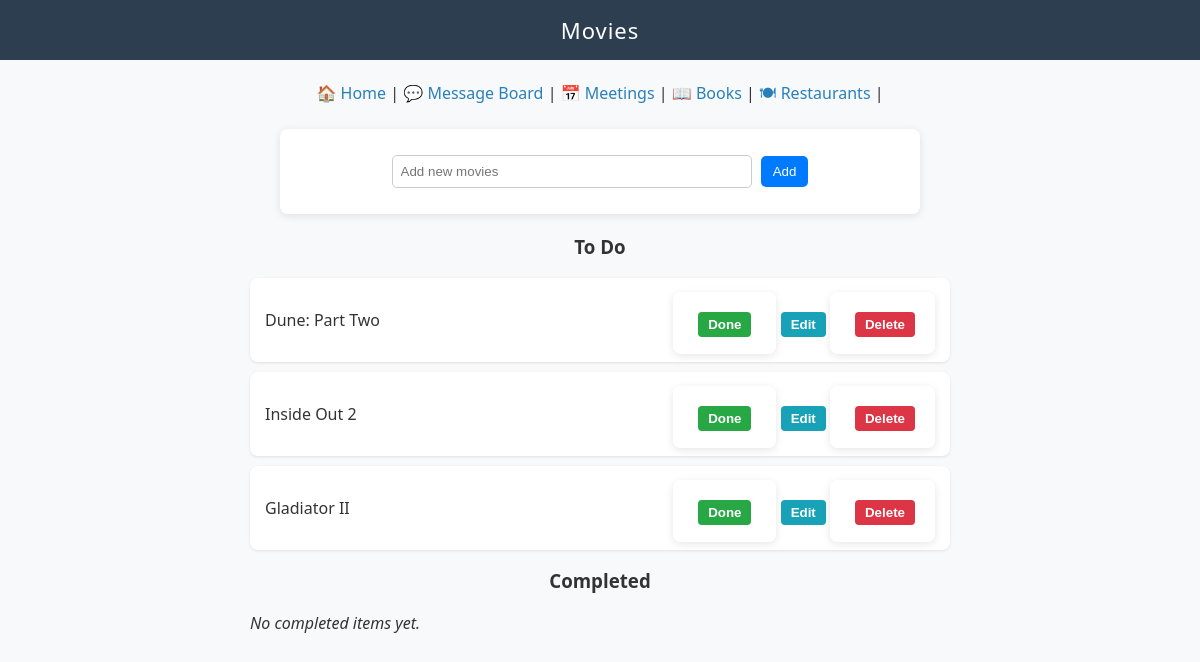
The app's page /movies with its own data.
### tables this page shows
CREATE TABLE items (
    id INTEGER PRIMARY KEY AUTOINCREMENT,
    category TEXT NOT NULL,
    title TEXT NOT NULL,
    rank INTEGER NOT NULL,
    done INTEGER DEFAULT 0
);

### app.py (the view, shortened to what this page needs)
@app.route("/<category>", methods=["GET", "POST"])
def category_page(category):
    if category not in CATEGORIES:
        return "404: Page not found", 404
    conn = get_db_connection()
    undone_items = conn.execute(
        "SELECT * FROM items WHERE category = ? AND done = 0 ORDER BY rank ASC",
        (category,)
    ).fetchall()
    done_items = conn.execute(
        "SELECT * FROM items WHERE category = ? AND done = 1 ORDER BY rank ASC",
        (category,)
    ).fetchall()
    conn.close()
    return render_template(
        "list_page.html",
        category_name=CATEGORIES[category][1],
        category_key=category,
        undone_items=undone_items,
        done_items=done_items,
        categories=CATEGORIES
    )

### app.py (called while the page is built)
def get_db_connection():
    conn = sqlite3.connect('data.db')
    conn.row_factory = sqlite3.Row
    return conn

### templates/list_page.html (shortened to what this page needs)
{% extends "base.html" %}
{% block content %}
<header>{{ category_name }}</header>
<br>
<div class="category-links">
  <a href="/">🏠 Home</a>  |
  <a href="/messages">💬 Message Board</a>  |
  <a href="/countdown">📅 Meetings</a>  |
  {% for key, names in categories.items() %}
    {% if key != category_key %}
      <a href="/{{key}}">{{ names[0] }} {{ names[1] }}</a>  |
    {% endif %}
  {% endfor %}
</div>
<form method="POST" class="add-form">
  <input type="text" name="title" placeholder="Add new {{ category_key }}" required>
  <input type="submit" value="Add">
</form>
<h3 style="text-align: center;">To Do</h3>
<ul id="item-list" class="item-list">
  {% for item in undone_items %}
    <li style="height: 60px;" id="item-{{ item['id'] }}" class="item-card">
      <span class="item-title">{{ item['title'] }}</span>
      <div class="buttons">
        <form method="POST" style="display:inline;">
          <button type="submit" class="done-btn">Done</button>
        </form>
        <button type="button" class="edit-btn" onclick="showEditForm({{ item['id'] }}, '{{ item['title']|escape }}')">Edit</button>
        <form method="POST" style="display:inline;">
          <button type="submit" class="delete-btn">Delete</button>
        </form>
      </div>
    </li>
  {% else %}
    <li><em>No {{ category_key }} yet.</em></li>
  {% endfor %}
</ul>
<h3 style="text-align: center;">Completed</h3>
<ul id="completed-list" class="item-list done-list">
  {% for item in done_items %}
    <li id="item-{{ item['id'] }}" class="item-card done">
      <span class="item-title">{{ item['title'] }}</span>
      <div class="buttons">
        <form method="POST" style="display:inline;">
          <input type="hidden" name="toggle_done_id" value="{{ item['id'] }}">
          <input type="hidden" name="done_value" value="0">
          <button type="submit" class="undo-btn">Undo</button>
        </form>
        <form method="POST" style="display:inline;">
          <input type="hidden" name="delete_id" value="{{ item['id'] }}">
          <button type="submit" class="delete-btn">Delete</button>
        </form>
      </div>
    </li>
  {% else %}
    <li><em>No completed items yet.</em></li>
  {% endfor %}
</ul>
{% endblock %}

### static/style.css (style rules this page uses)
body { font-family: 'Segoe UI', Tahoma, Geneva, Verdana, sans-serif; background-color: #f7f9fb; color: #333; margin: 0; padding: 0; }
header { background-color: #2c3e50; color: white; padding: 15px; text-align: center; font-size: 22px; letter-spacing: 1px; }
a { color: #2980b9; text-decoration: none; }
form { margin: 20px auto; max-width: 600px; background-color: white; padding: 20px; border-radius: 8px; box-shadow: 0px 2px 8px rgba(0,0,0,0.1); }
input[type="text"], input[type="date"], input[type="password"], select { width: 100%; padding: 10px; margin: 6px 0; border-radius: 6px; border: 1px solid #ccc; box-sizing: border-box; }
button { background-color: #3498db; color: white; border: none; padding: 10px 16px; margin-top: 10px; border-radius: 5px; cursor: pointer; font-weight: bold; transition: background 0.3s ease; }
.category-links { text-align: center; margin-bottom: 20px; }
.add-form { text-align: center; margin-bottom: 20px; }
.add-form input[type="text"] { width: 60%; padding: 8px; border-radius: 5px; border: 1px solid #ccc; }
.add-form input[type="submit"] { background-color: #007bff; color: white; border: none; padding: 8px 12px; border-radius: 5px; margin-left: 5px; cursor: pointer; }
.item-list { list-style-type: none; padding: 0; max-width: 700px; margin: 0 auto; }
.item-card { background: white; margin-bottom: 10px; padding: 12px 15px; border-radius: 8px; box-shadow: 0 1px 3px rgba(0,0,0,0.1); display: flex; justify-content: space-between; align-items: center; }
.item-title { flex-grow: 1; font-size: 1rem; }
.buttons button { margin-left: 5px; padding: 5px 10px; border: none; border-radius: 4px; cursor: pointer; }
.done-btn { background-color: #28a745; color: white; }
.edit-btn { background-color: #17a2b8; color: white; }
.delete-btn { background-color: #dc3545; color: white; }

### records on screen
items: title "Dune: Part Two"
items: title "Inside Out 2"
items: title "Gladiator II"

### other values on screen
{{ category_name }} "Movies"
{{ names[0] }} "📖" "🍽"
{{ names[1] }} "Books" "Restaurants"
